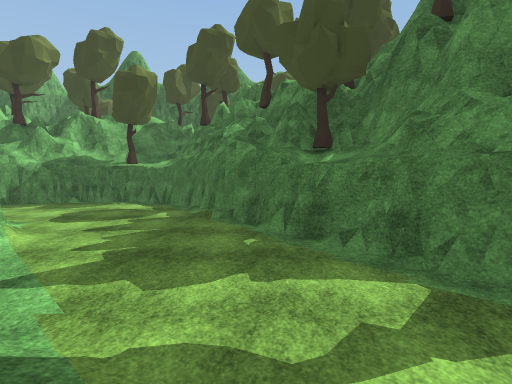
View 1 (above)

17 first-person views from a walk through a 3-D level made in the Unity game engine. The camera is 1.4 m above the floor, tilts 4° down and sees 80° across. The floor is counted in squares, 2 m on a side. Each view is taken from the middle of a square. On the plan, view 1 faces up. The plan holds only what a view shows up to about 10 squares ahead; the rest is blank. The place goes on beyond the plan. Some animated figures are left out. Some surface patterns are stand-ins.

View 2
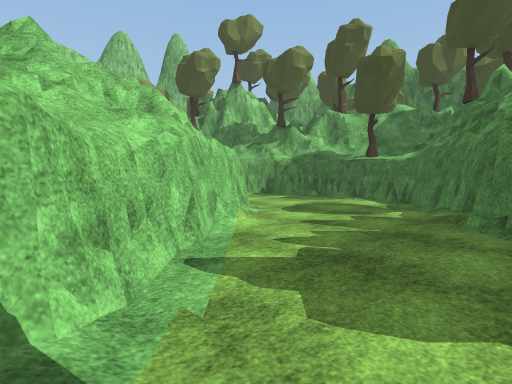

View 3
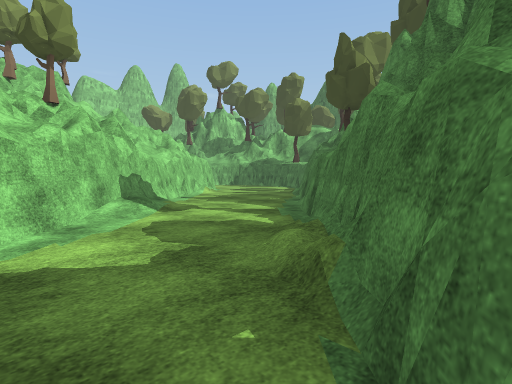

View 4
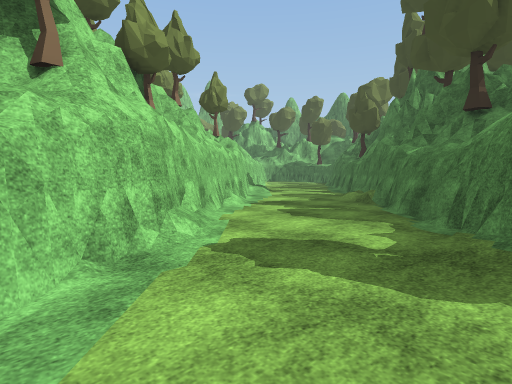

View 5
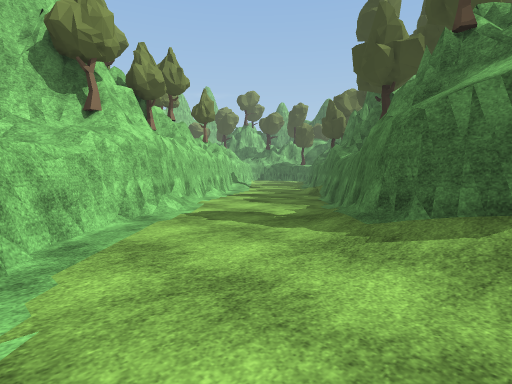

View 6
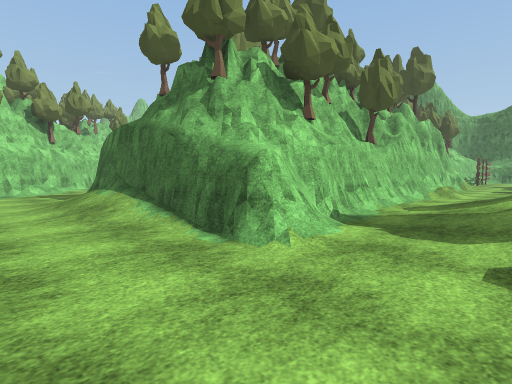

View 7
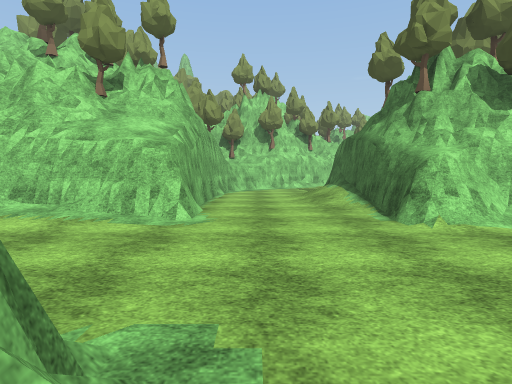

View 8
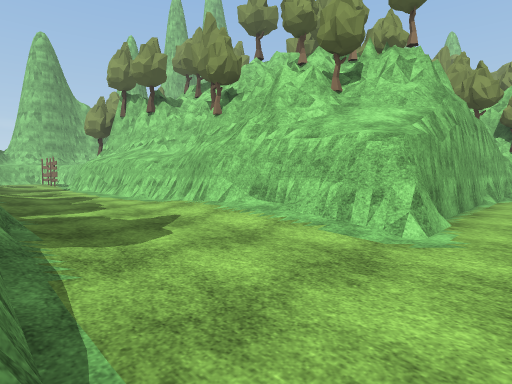

View 9
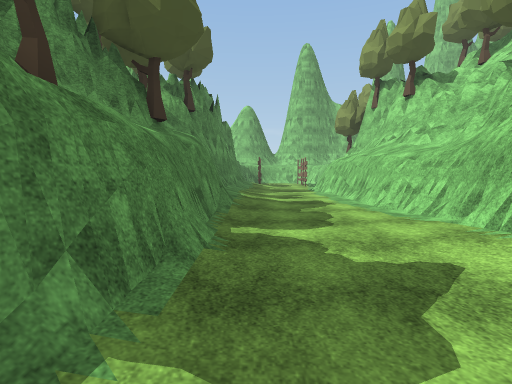

View 10
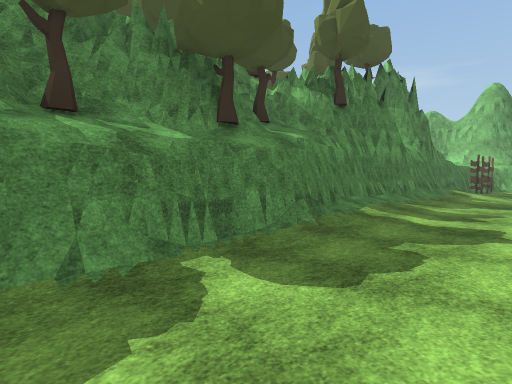

View 11
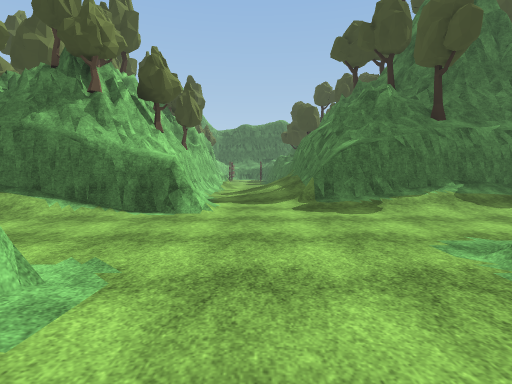

View 12
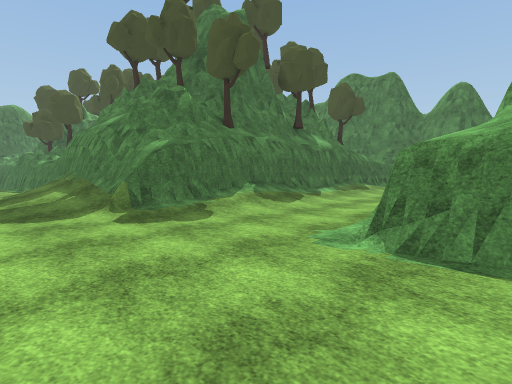

View 13
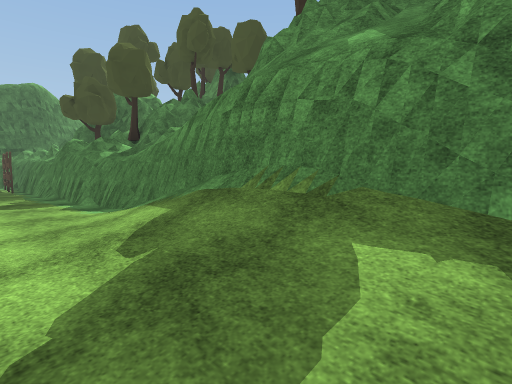

View 14
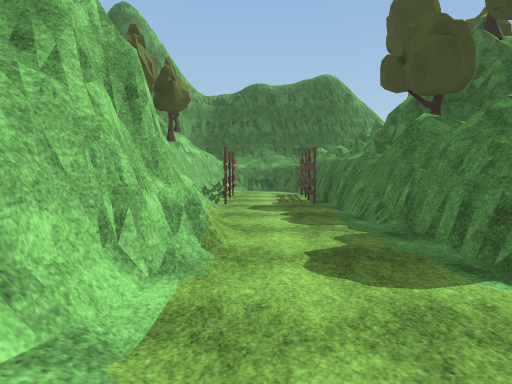

View 15
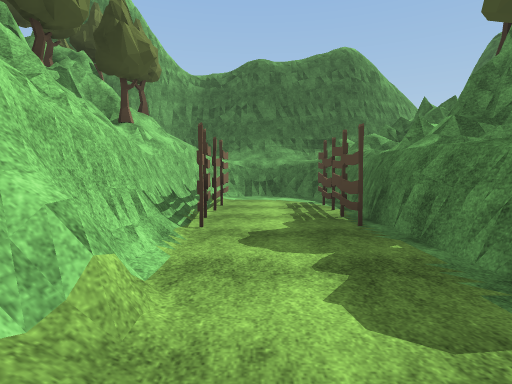

View 16
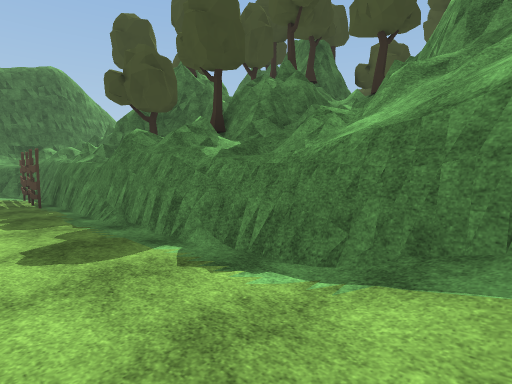

View 17
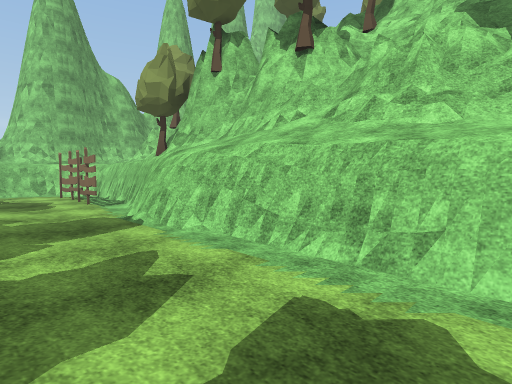

### Floor plan
Key: @ floor where view 1 was taken; # wall or solid block; . main floor; : floor 0.25 m higher than the main floor; / step, stairs or slope; F fence; O other object.
Columns run from 5 left of view 1 to 20 right of it. Each row starts with its distance up from view 1.
 15                  ####
 14                  #..#
 13                 ##..#
 12                 #F.F#
 11                 ##..#
 10                 #F.F#
  9 ####            #/..#
  8 ...##           ##..#
  7 ....#            #..#
  6 ....##           #..#
  5  ....##          #..#
  4  #....##         #/.##
  3  ##.../##        #/./#
  2   ##.../##       #///#
  1    #//../#       #///#
  0    ##@../##      #.//#
 -1     ##/...##     #.//#
 -2      ##/...##    #.//#
 -3       ##....#    #.//#####
 -4        ##...#######.//////
 -5         #/...##////...///.
 -6         ##....//..........
 -7          ##............/
 -8           ###....:...##
 -9             ######/..#
-10                  #/..#
-11                  #/..#
-12                  #/..#
-13                  #...#
-14                  #../#
-15                  #../#
-16                  #../#
-17                  #../#
-18                  #../#
-19                  #../#
-20                  #../#
-21                  #../#
-22                  #F.F#
-23                  #O.

Where each view was taken, in squares from view 1:
view 1: 0 up, 0 right, facing up
view 2: 1 up, 0 right, facing up-left
view 3: 2 down, 5 right, facing up-left
view 4: 7 down, 7 right, facing up-left
view 5: 8 down, 9 right, facing up-left
view 6: 7 down, 15 right, facing up-left
view 7: 7 down, 17 right, facing left
view 8: 7 down, 16 right, facing down-left
view 9: 9 down, 15 right, facing down
view 10: 11 down, 13 right, facing down-right
view 11: 10 down, 14 right, facing up
view 12: 9 down, 13 right, facing up-right
view 13: 2 down, 13 right, facing up-right
view 14: 3 up, 13 right, facing up
view 15: 6 up, 13 right, facing up
view 16: 2 up, 13 right, facing up-right
view 17: 15 down, 15 right, facing down-left
